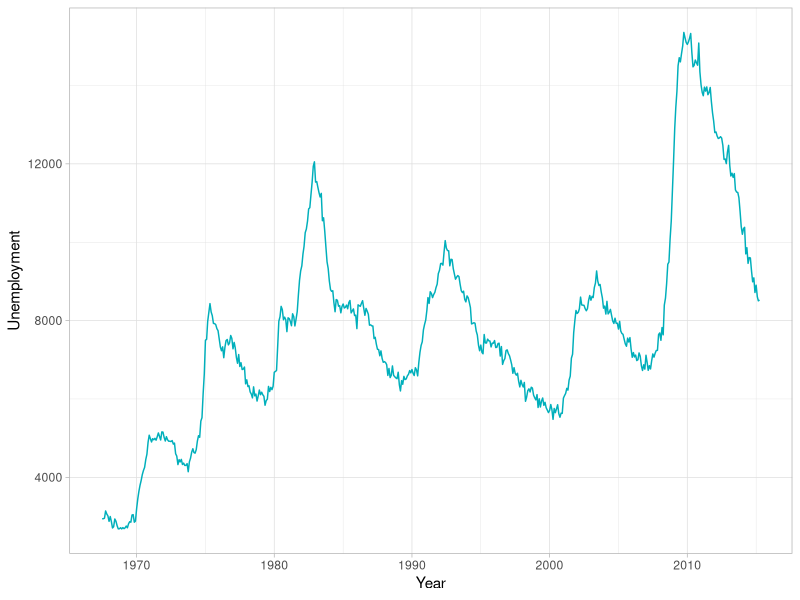

Generate this figure with R:
install.packages("ggplot2")
library(ggplot2)

mydata<-economics
theme_set(theme_light())

ggplot(mydata, aes(x=date)) +
   geom_line(aes(y=unemploy), color = "#00AFBB") +
   labs(y="Unemployment", x="Year")

